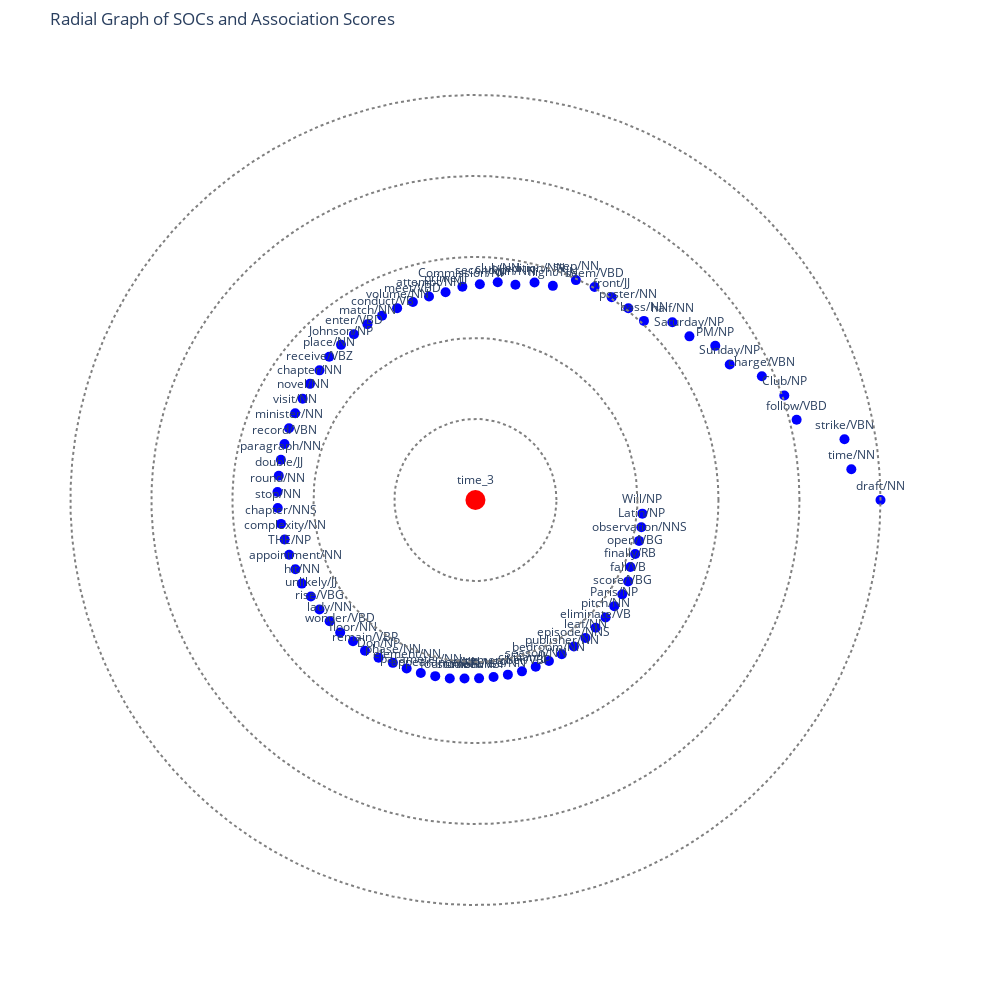

Here is the notebook cell this chart was saved with:
### Code cell
# Top n SOCs
n = 77
analyser.soc_dist_vis(n)
